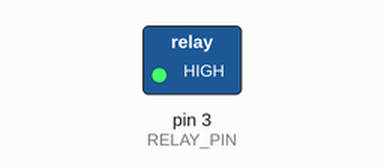
A sketch run on a simulated Arduino Uno, built with avr-gcc and run on an emulated ATmega328P. Parts: switched loads named in the sketch (green lamp = pin HIGH).

Above: at 1.0 s.
At 3.0 s:
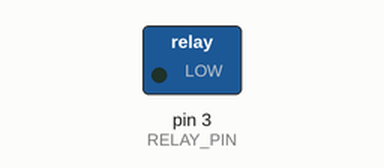
Timing chart, 0 to 5.2 s (numbered marks = the images above):
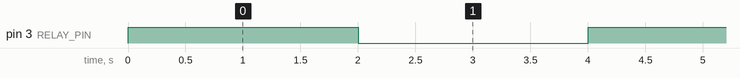

Measured:
- by itself, pin 3 (RELAY_PIN): alternates HIGH for 2.0 s and LOW for 2.0 s

The sketch:

DC_Motor_Controlled_Using_Relay.ino
```cpp
/*  DC Motor Controlled Using Relay
 *
 *  The Arduino will use a relay (connected on one side) to control a
 *  DC motor (connected to a 9V battery on the other side of the relay)
 *
 *  A pinout for the relay can be found at:
 *  https://components101.com/sites/default/files/component_pin/Relay-Pinout.png
 *
 *  The wiring, schematic and simulation for this project can be found at:
 *  https://www.tinkercad.com/things/6r4gyh5adlb
 *
 *  Create 2 April, 2022
 *  by Jonathan Purcell
 *
 *  This code, amoung others, can be found in the GitHub repository:
 *  https://github.com/jonathan0purcell/Electronic-Control-Project-User-Guide-2.git
*/

// Defining the pins for the motor
#define RELAY_PIN 3
#define DELAY 2000

void setup() {
  // Setup the motor control pins to output
  pinMode(RELAY_PIN, OUTPUT);
}

void loop() {
  // Turns the relay on, which closes the circuit between DC motor and battery
  digitalWrite(RELAY_PIN, HIGH);

  // Pauses the program for 2 seconds
  delay(DELAY);

  // Turns the relay off, which opens the circuit between DC motor and battery
  digitalWrite(RELAY_PIN, LOW);

  delay(DELAY); // Wait 2 seconds
}
```
